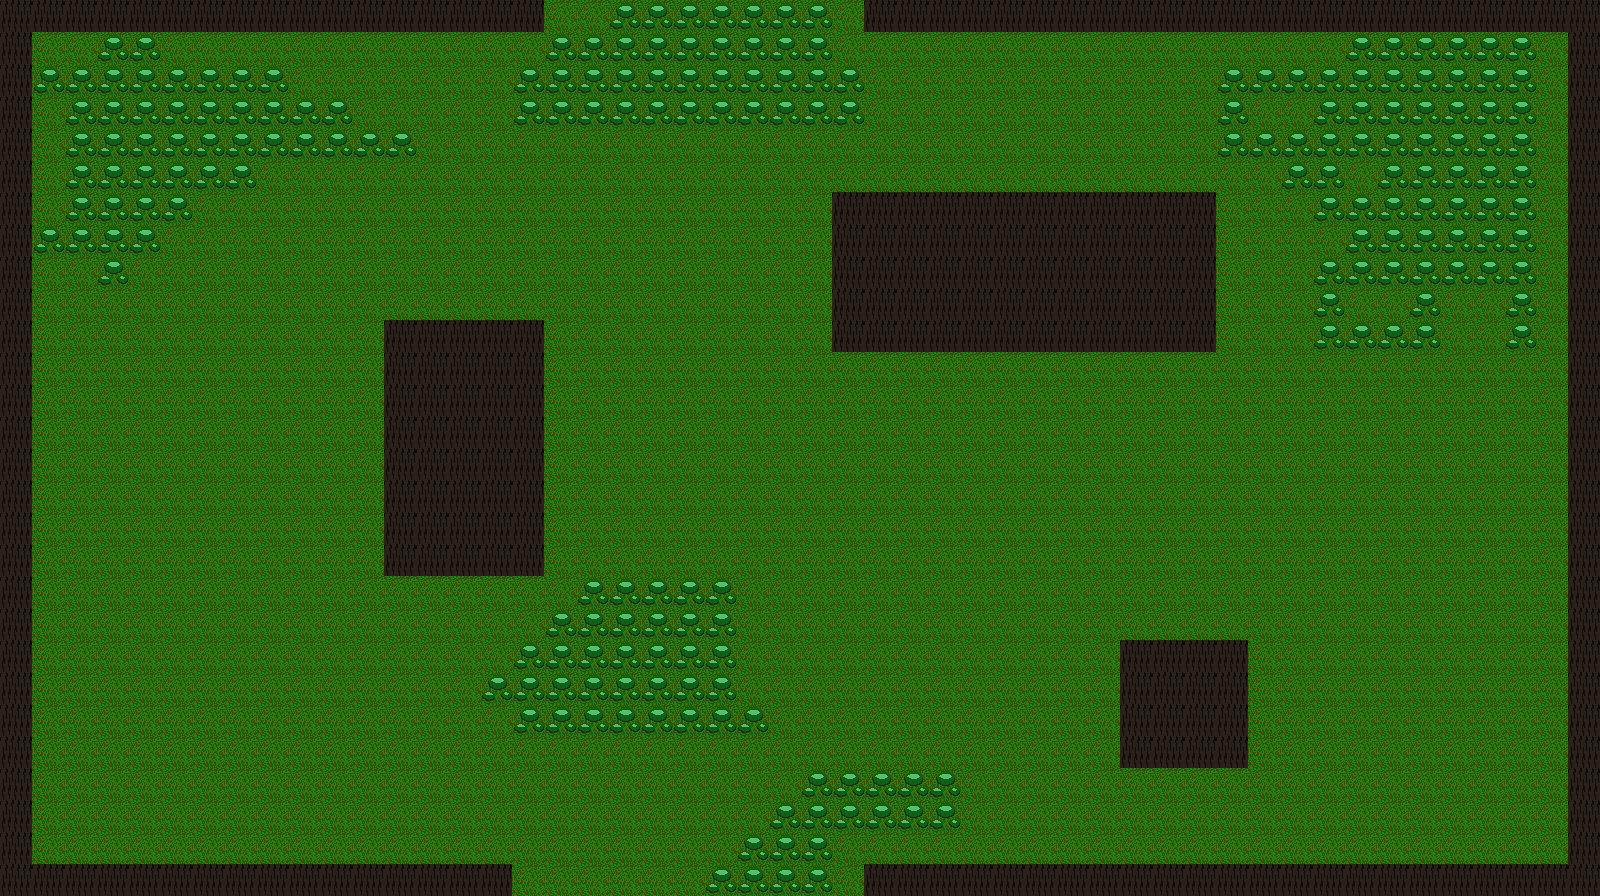

The image is a tile-based game level rendered from a .tmx file. Its description and source (layers, tilesets, objects; grid data summarised) follow:
An orthogonal 50x28 tile map with 32x32 px tiles, 3 tile layers (grass, collision, bubbles) and 10 objects.

<map version="1.0" orientation="orthogonal" renderorder="right-down" width="50" height="28" tilewidth="32" tileheight="32">
 <tileset firstgid="1" name="tileset CRAPPY AS FUCK 2" tilewidth="32" tileheight="32" spacing="2">
  <image source="tilesetT.png" width="66" height="66" />
 </tileset>
 <layer name="grass" width="50" height="28">
  <data>[1400 cells, 1400 non-empty, 1 distinct tile ids]</data>
 </layer>
 <layer name="collision" width="50" height="28">
  <data>[1400 cells, 247 non-empty, 1 distinct tile ids]</data>
 </layer>
 <layer name="bubbles" width="50" height="28">
  <data>[1400 cells, 204 non-empty, 1 distinct tile ids]</data>
 </layer>
 <objectgroup name="collisionObjects">
  <object x="559" y="107" width="3" />
  <object x="864.833" y="2" width="730" height="29.3333" />
  <object x="864.667" y="863.833" width="730" height="29.3333" />
  <object x="1568.33" y="33.3334" width="28.6667" height="829.333" />
  <object x="384.333" y="319.334" width="160.5" height="256.666" />
  <object x="832.167" y="192.667" width="383.833" height="160.333" />
  <object x="1120.67" y="640.667" width="126.167" height="128.166" />
  <object x="1.66665" y="0.000166667" width="28.6667" height="894.666" />
  <object x="34.8333" y="865.167" width="476.667" height="31.9997" />
  <object x="29.6665" y="1.33348" width="515.334" height="30.6664" />
 </objectgroup>
</map>
